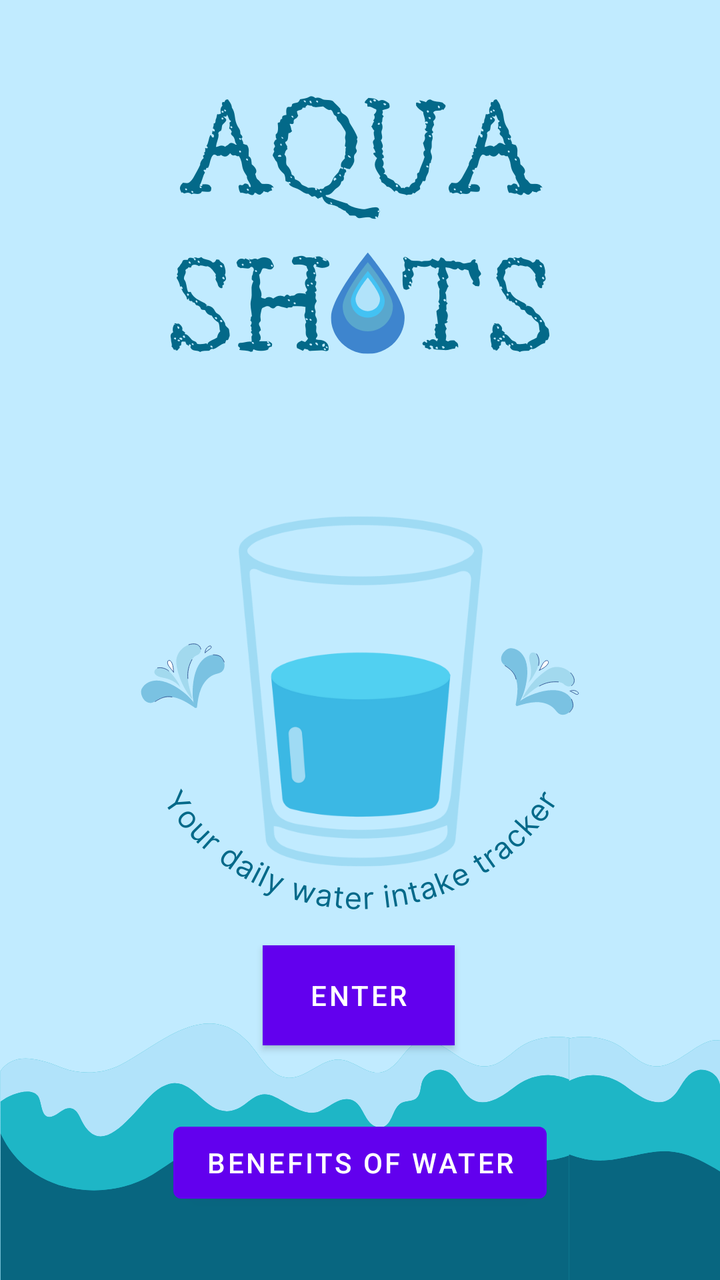
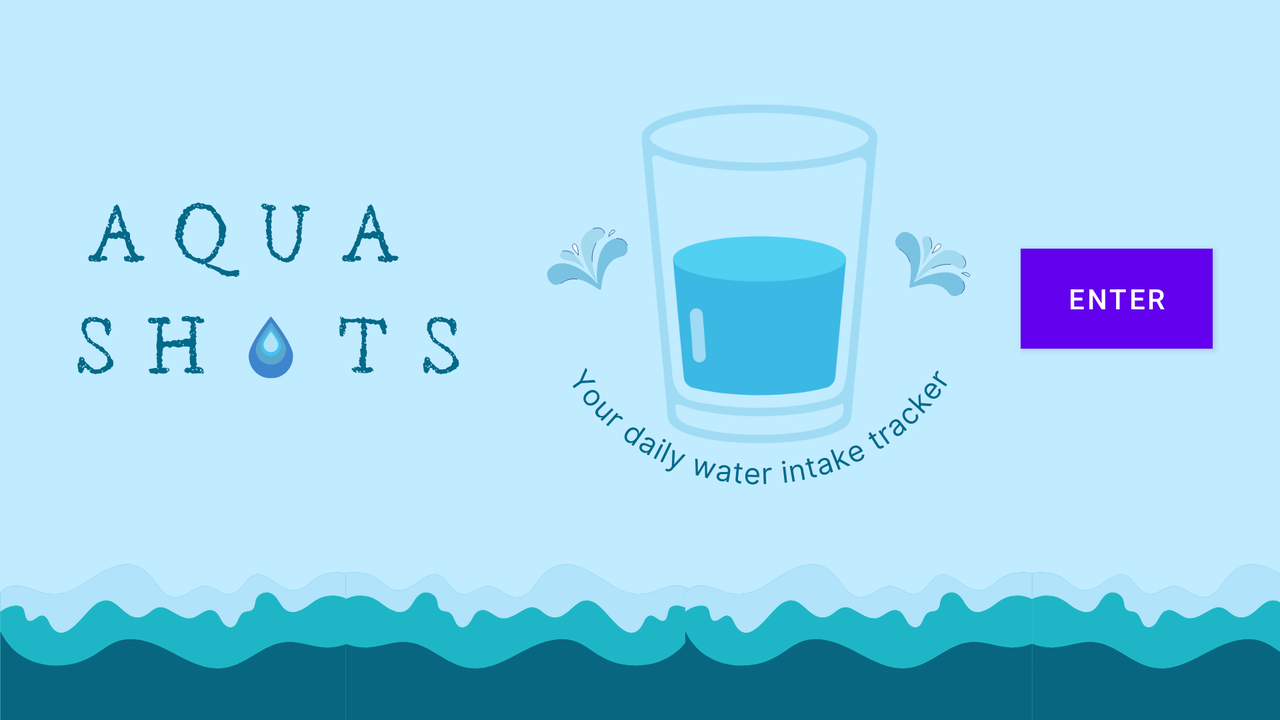

Compare how this app lays out the same screen by default and in its alternative resource folder. The renders come first, then the two layout files and the values they reference.
<!-- AndroidManifest.xml: application theme Theme.AquaShots -->
<!-- res/layout/activity_main.xml -->
<?xml version="1.0" encoding="utf-8"?>
<androidx.constraintlayout.widget.ConstraintLayout xmlns:android="http://schemas.android.com/apk/res/android"
    xmlns:app="http://schemas.android.com/apk/res-auto"
    xmlns:tools="http://schemas.android.com/tools"
    android:layout_width="match_parent"
    android:layout_height="match_parent"
    android:background="@drawable/aquashots"
    tools:context=".MainActivity">

    <Button
        android:id="@+id/enterBtn"
        android:layout_width="96dp"
        android:layout_height="50dp"
        android:background="#FFFFFF"
        android:backgroundTint="#FBFBFB"
        android:text="@string/enter"
        android:textColor="#FFFFFF"
        app:layout_constraintBottom_toBottomOf="parent"
        app:layout_constraintEnd_toEndOf="parent"
        app:layout_constraintHorizontal_bias="0.498"
        app:layout_constraintStart_toStartOf="parent"
        app:layout_constraintTop_toTopOf="parent"
        app:layout_constraintVertical_bias="0.801" />

    <Button
        android:id="@+id/benefitsBtn"
        android:layout_width="wrap_content"
        android:layout_height="wrap_content"
        android:text="@string/benefits"
        app:layout_constraintBottom_toBottomOf="parent"
        app:layout_constraintEnd_toEndOf="parent"
        app:layout_constraintStart_toStartOf="parent"
        app:layout_constraintTop_toBottomOf="@+id/enterBtn" />
</androidx.constraintlayout.widget.ConstraintLayout>
<!-- resources referenced by this layout -->
<resources>
  <!-- drawable aquashots: png bitmap (drawable, 163404 bytes) -->
  <string name="benefits">Benefits of Water</string>
  <string name="enter">ENTER</string>
  <style name="Theme.AquaShots" parent="Theme.MaterialComponents.DayNight.DarkActionBar">
          
          <item name="colorPrimary">@color/purple_500</item>
          <item name="colorPrimaryVariant">@color/purple_700</item>
          <item name="colorOnPrimary">@color/white</item>
          
          <item name="colorSecondary">@color/teal_200</item>
          <item name="colorSecondaryVariant">@color/teal_700</item>
          <item name="colorOnSecondary">@color/black</item>
          
          <item name="android:statusBarColor">?attr/colorPrimaryVariant</item>
          
      </style>
</resources>
<!-- res/layout-land/activity_main.xml (the repository's variant of the layout above) -->
<!-- drawn on the phone turned sideways -->
<?xml version="1.0" encoding="utf-8"?>
<androidx.constraintlayout.widget.ConstraintLayout xmlns:android="http://schemas.android.com/apk/res/android"
    xmlns:app="http://schemas.android.com/apk/res-auto"
    xmlns:tools="http://schemas.android.com/tools"
    android:layout_width="match_parent"
    android:layout_height="match_parent"
    android:background="@drawable/aquashotsland"
    tools:context=".MainActivity">

    <Button
        android:id="@+id/enterBtn"
        android:layout_width="96dp"
        android:layout_height="50dp"
        android:background="#FFFFFF"
        android:backgroundTint="#FBFBFB"
        android:text="@string/enter"
        android:textColor="#FFFFFF"
        app:layout_constraintBottom_toBottomOf="parent"
        app:layout_constraintEnd_toEndOf="parent"
        app:layout_constraintHorizontal_bias="0.938"
        app:layout_constraintStart_toStartOf="parent"
        app:layout_constraintTop_toTopOf="parent"
        app:layout_constraintVertical_bias="0.401" />
</androidx.constraintlayout.widget.ConstraintLayout>
<!-- resources referenced by the variant -->
<!-- as the phone turned sideways resolves them -->
<resources>
  <!-- drawable aquashotsland: png bitmap (drawable, 153825 bytes) -->
  <string name="enter">ENTER</string>
  <style name="Theme.AquaShots" parent="Theme.MaterialComponents.DayNight.DarkActionBar">
          
          <item name="colorPrimary">@color/purple_500</item>
          <item name="colorPrimaryVariant">@color/purple_700</item>
          <item name="colorOnPrimary">@color/white</item>
          
          <item name="colorSecondary">@color/teal_200</item>
          <item name="colorSecondaryVariant">@color/teal_700</item>
          <item name="colorOnSecondary">@color/black</item>
          
          <item name="android:statusBarColor">?attr/colorPrimaryVariant</item>
          
      </style>
</resources>
